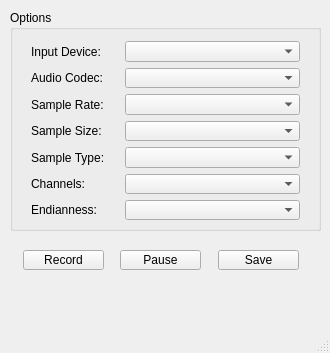
<?xml version="1.0" encoding="UTF-8"?>
<ui version="4.0">
 <class>AudioRecorder</class>
 <widget class="QMainWindow" name="AudioRecorder">
  <property name="geometry">
   <rect>
    <x>0</x>
    <y>0</y>
    <width>330</width>
    <height>353</height>
   </rect>
  </property>
  <property name="windowTitle">
   <string>AudioRecorder</string>
  </property>
  <widget class="QWidget" name="centralWidget">
   <widget class="QToolButton" name="recordButton">
    <property name="geometry">
     <rect>
      <x>23</x>
      <y>250</y>
      <width>81</width>
      <height>20</height>
     </rect>
    </property>
    <property name="minimumSize">
     <size>
      <width>56</width>
      <height>19</height>
     </size>
    </property>
    <property name="text">
     <string>Record</string>
    </property>
   </widget>
   <widget class="QToolButton" name="pauseButton">
    <property name="geometry">
     <rect>
      <x>120</x>
      <y>250</y>
      <width>81</width>
      <height>20</height>
     </rect>
    </property>
    <property name="text">
     <string>Pause</string>
    </property>
   </widget>
   <widget class="QWidget" name="verticalLayoutWidget">
    <property name="geometry">
     <rect>
      <x>10</x>
      <y>280</y>
      <width>311</width>
      <height>41</height>
     </rect>
    </property>
    <layout class="QVBoxLayout" name="Layout"/>
   </widget>
   <widget class="QToolButton" name="saveButton">
    <property name="geometry">
     <rect>
      <x>218</x>
      <y>250</y>
      <width>81</width>
      <height>20</height>
     </rect>
    </property>
    <property name="text">
     <string>Save</string>
    </property>
   </widget>
   <widget class="QWidget" name="layoutWidget">
    <property name="geometry">
     <rect>
      <x>20</x>
      <y>30</y>
      <width>291</width>
      <height>201</height>
     </rect>
    </property>
    <layout class="QGridLayout" name="gridLayout">
     <item row="0" column="1" colspan="2">
      <widget class="QComboBox" name="DeviceComboBox"/>
     </item>
     <item row="1" column="1" colspan="2">
      <widget class="QComboBox" name="CodecComboBox"/>
     </item>
     <item row="0" column="0">
      <widget class="QLabel" name="label">
       <property name="text">
        <string>Input Device:</string>
       </property>
      </widget>
     </item>
     <item row="2" column="0">
      <widget class="QLabel" name="label_3">
       <property name="text">
        <string>Sample Rate:</string>
       </property>
      </widget>
     </item>
     <item row="3" column="0">
      <widget class="QLabel" name="label_5">
       <property name="text">
        <string>Sample Size:</string>
       </property>
      </widget>
     </item>
     <item row="2" column="1" colspan="2">
      <widget class="QComboBox" name="SampleRateComboBox"/>
     </item>
     <item row="3" column="1" colspan="2">
      <widget class="QComboBox" name="SampleSizeComboBox"/>
     </item>
     <item row="4" column="0">
      <widget class="QLabel" name="label_6">
       <property name="text">
        <string>Sample Type:</string>
       </property>
      </widget>
     </item>
     <item row="4" column="1" colspan="2">
      <widget class="QComboBox" name="SampleTypeComboBox"/>
     </item>
     <item row="1" column="0">
      <widget class="QLabel" name="label_2">
       <property name="text">
        <string>Audio Codec:</string>
       </property>
      </widget>
     </item>
     <item row="6" column="0">
      <widget class="QLabel" name="label_7">
       <property name="text">
        <string>Endianness:</string>
       </property>
      </widget>
     </item>
     <item row="6" column="1" colspan="2">
      <widget class="QComboBox" name="EndiannessComboBox"/>
     </item>
     <item row="5" column="0">
      <widget class="QLabel" name="label_4">
       <property name="text">
        <string>Channels:</string>
       </property>
      </widget>
     </item>
     <item row="5" column="1" colspan="2">
      <widget class="QComboBox" name="ChannelsComboBox"/>
     </item>
    </layout>
   </widget>
   <widget class="QGroupBox" name="groupBox">
    <property name="geometry">
     <rect>
      <x>10</x>
      <y>10</y>
      <width>311</width>
      <height>221</height>
     </rect>
    </property>
    <property name="title">
     <string>Options</string>
    </property>
   </widget>
   <zorder>groupBox</zorder>
   <zorder>recordButton</zorder>
   <zorder>pauseButton</zorder>
   <zorder>verticalLayoutWidget</zorder>
   <zorder>saveButton</zorder>
   <zorder>layoutWidget</zorder>
  </widget>
  <widget class="QStatusBar" name="statusBar"/>
 </widget>
 <layoutdefault spacing="6" margin="11"/>
 <resources/>
 <connections/>
</ui>
